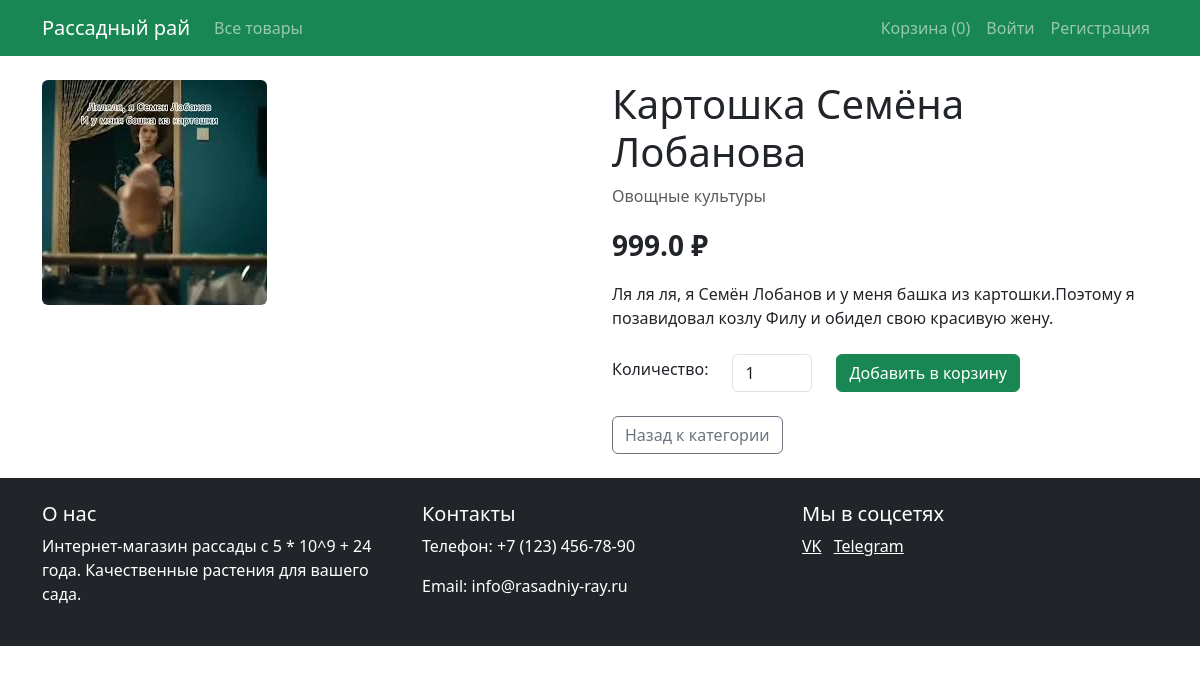
Page /product/9 on the committed database.
### models.py (models this page shows)
class Product(db.Model):
    id = db.Column(db.Integer, primary_key=True)
    name = db.Column(db.String(100), nullable=False)
    description = db.Column(db.Text)
    price = db.Column(db.Float, nullable=False)
    category_id = db.Column(db.Integer, db.ForeignKey('category.id'), nullable=False)
    image = db.Column(db.String(100))
    order_items = db.relationship('OrderItem', backref='product', lazy=True)

class Category(db.Model):
    id = db.Column(db.Integer, primary_key=True)
    name = db.Column(db.String(100), nullable=False)
    products = db.relationship('Product', backref='category', lazy=True)

### app.py (the view)
@app.route('/product/<int:product_id>')
def product(product_id):
    product = Product.query.get_or_404(product_id)
    return render_template('product.html', product=product)

### app.py (called while the page is built)
@app.before_request
def fix_cart():
    if 'cart' in session and not isinstance(session['cart'], dict):
        session.pop('cart', None)

### templates/product.html (shortened to what this page needs)
{% extends "base.html" %}
{% block content %}
<div class="row">
    <div class="col-md-6">
        <img src="{{ url_for('static', filename='images/' + product.image) }}" class="img-fluid rounded" alt="{{ product.name }}">
    </div>
    <div class="col-md-6">
        <h1>{{ product.name }}</h1>
        <p class="text-muted">{{ product.category.name }}</p>
        <p class="fs-3 fw-bold">{{ product.price }} ₽</p>
        <p>{{ product.description }}</p>
        <form action="{{ url_for('add_to_cart', product_id=product.id) }}" method="POST" class="mt-4">
            <div class="row align-items-center">
                <div class="col-auto">
                    <label for="quantity" class="form-label">Количество:</label>
                </div>
                <div class="col-auto">
                    <input type="number" id="quantity" name="quantity" value="1" min="1" class="form-control" style="width: 80px;">
                </div>
                <div class="col-auto">
                    <button type="submit" class="btn btn-success">Добавить в корзину</button>
                </div>
            </div>
        </form>
        <div class="mt-4">
            <a href="{{ url_for('products', category_id=product.category_id) }}" class="btn btn-outline-secondary">
                Назад к категории
            </a>
        </div>
    </div>
</div>
{% endblock %}

### static/css/style.css (style rules this page uses)
body { font-family: 'Segoe UI', Tahoma, Geneva, Verdana, sans-serif; background-color: #f8f9fa; }

### rows in the picture
Product: image (picture), name "Картошка Семёна Лобанова", price "999.0", description "Ля ля ля, я Семён Лобанов и у меня башка из картошки.Поэтому я позавидовал козлу Филу и обидел свою красивую жену."
Category: category.name "Овощные культуры"

### other values in the picture
{{ session.get('cart', {})|length }} "0"
